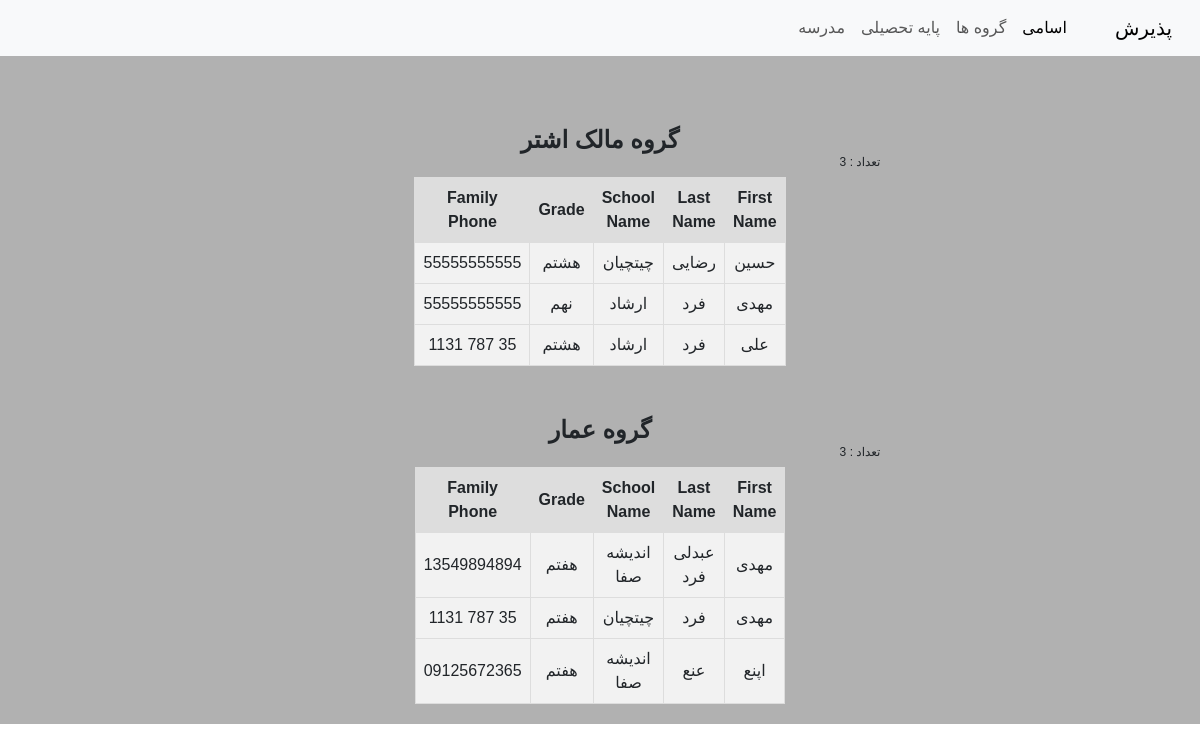
Page /group/ on the earlier database version.
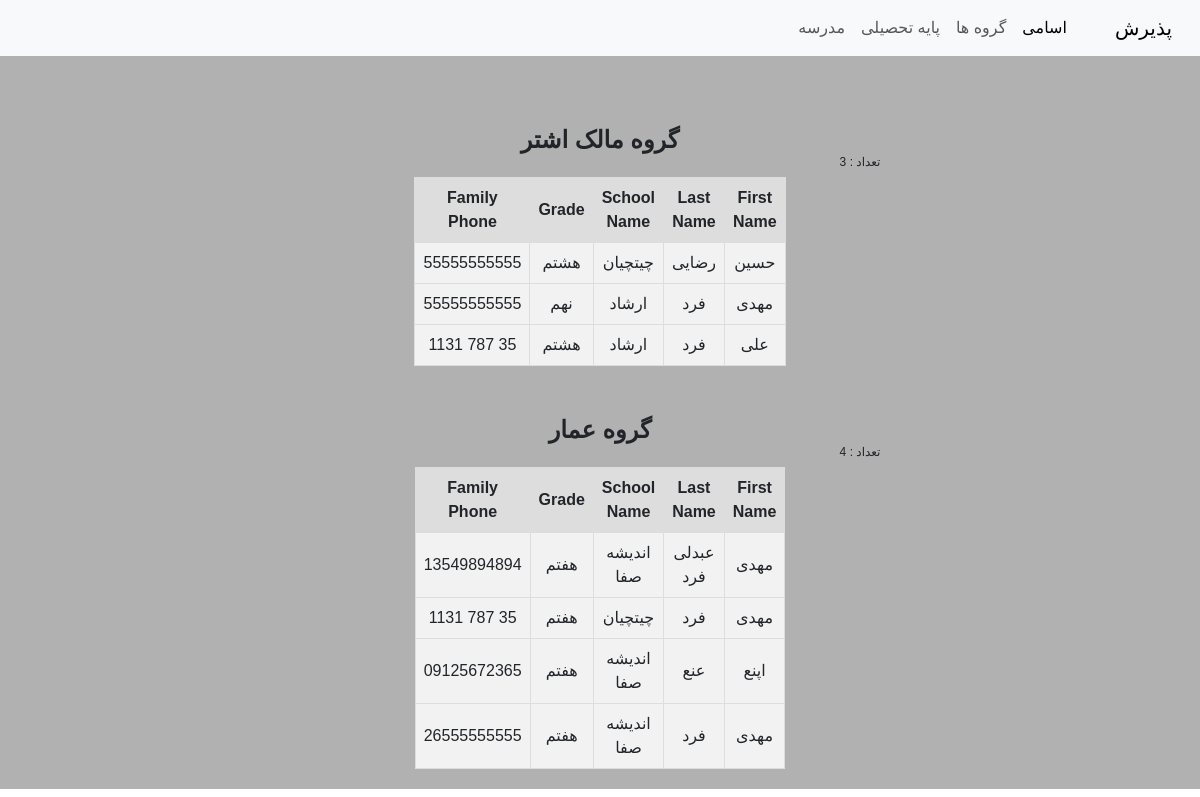
Same page on the later database version.
### home/models.py (models this page shows)
class Paziresh(models.Model):
    fname = models.CharField(max_length=100)
    lname = models.CharField(max_length=500)
    school_name = models.CharField(max_length=500)
    grade = models.CharField(max_length=50)
    phone = models.CharField(max_length=20)
    parent_phone = models.CharField(max_length=20)
    group_name = models.CharField(max_length=50)
    created_bey = models.CharField(max_length=50)
    created = models.DateTimeField(auto_now=True)

### home/views.py (the view)
# urls.py: path('group/', views.group, name='group'),
def group(request):
    malek = Paziresh.objects.all().filter(group_name='مالک اشتر')
    malek_count = Paziresh.objects.all().filter(group_name='مالک اشتر').count()
    amar = Paziresh.objects.all().filter(group_name='عمار')
    amar_count = Paziresh.objects.all().filter(group_name='عمار').count()
    return render(request, 'group.html', {'malek':malek, 'malek_count':malek_count,
                                          'amar':amar, 'amar_count':amar_count,})

### templates/group.html (shortened to what this page needs)
{% extends 'base.html' %}
 {% block c %}
<div class="table-container">
<h1>گروه مالک اشتر</h1>
 <h6> تعداد : {{ malek_count }}</h6>
 <table style="border-collapse: collapse; background-color: #f2f2f2;">
    <tr style="background-color: #ddd;">
        <th style="border: 1px solid #ddd; padding: 8px;">First Name</th>
        <th style="border: 1px solid #ddd; padding: 8px;">Last Name</th>
        <th style="border: 1px solid #ddd; padding: 8px;">School Name</th>
        <th style="border: 1px solid #ddd; padding: 8px;">Grade</th>
        <th style="border: 1px solid #ddd; padding: 8px;">Family Phone</th>
    </tr>
    {% for student in malek %}
    <tr style="border: 1px solid #ddd;">
        <td style="border: 1px solid #ddd; padding: 8px;">{{ student.fname }}</td>
        <td style="border: 1px solid #ddd; padding: 8px;">{{ student.lname }}</td>
        <td style="border: 1px solid #ddd; padding: 8px;">{{ student.school_name }}</td>
        <td style="border: 1px solid #ddd; padding: 8px;">{{ student.grade }}</td>
        <td style="border: 1px solid #ddd; padding: 8px;">{{ student.parent_phone }}</td>
    </tr>
    {% endfor %}
</table>
</div>
<div class="table-container">
    <h1>گروه عمار</h1>
    <h6> تعداد : {{ amar_count }}</h6>
 <table style="border-collapse: collapse ; background-color: #f2f2f2;">
    <tr style="background-color: #ddd;">
        <th style="border: 1px solid #ddd; padding: 8px;">First Name</th>
        <th style="border: 1px solid #ddd; padding: 8px;">Last Name</th>
        <th style="border: 1px solid #ddd; padding: 8px;">School Name</th>
        <th style="border: 1px solid #ddd; padding: 8px;">Grade</th>
        <th style="border: 1px solid #ddd; padding: 8px;">Family Phone</th>
    </tr>
    {% for student in amar %}
    <tr style="border: 1px solid #ddd;">
        <td style="border: 1px solid #ddd; padding: 8px;">{{ student.fname }}</td>
        <td style="border: 1px solid #ddd; padding: 8px;">{{ student.lname }}</td>
        <td style="border: 1px solid #ddd; padding: 8px;">{{ student.school_name }}</td>
        <td style="border: 1px solid #ddd; padding: 8px;">{{ student.grade }}</td>
        <td style="border: 1px solid #ddd; padding: 8px;">{{ student.parent_phone }}</td>
    </tr>
    {% endfor %}
</table>
 {% endblock %}

Differences in the rows shown:
added Paziresh: fname "مهدی", lname "فرد", school_name "اندیشه‌ صفا", grade "هفتم", parent_phone "26555555555", shown under "تعداد : 4"
Other differences:
{{ amar_count }}: "3" → "4"
